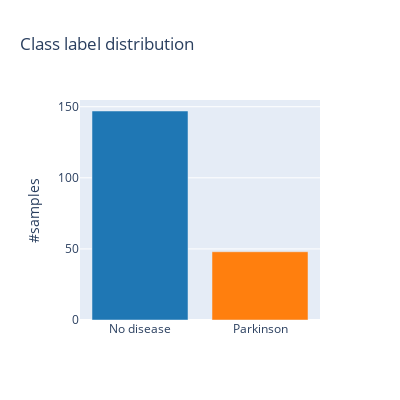

Here is the notebook cell this chart was saved with:
### Code cell
colors = plotly.colors.DEFAULT_PLOTLY_COLORS
label_dict = {0: "No disease", 1: "Parkinson"}

y = new_data["status"].value_counts()

data_chart = [go.Bar(x=[label_dict[x] for x in y.index], y=y.values, marker = dict(color = colors[:len(y.index)]))]
layout = go.Layout(
    title='Class label distribution',
    autosize=False,
    width=400,
    height=400,
    yaxis=dict(
        title='#samples',
    ),
)
fig = go.Figure(data=data_chart, layout=layout)
iplot(fig, filename='basic-bar3')

### Figure 1 — Plotly figure (JSON) as saved in the notebook; plotly's stock layout.template omitted (floating-point values rounded to 4 significant figures)
{"data": [{"marker": {"color": ["rgb(31, 119, 180)", "rgb(255, 127, 14)"]}, "type": "bar", "x": ["No disease", "Parkinson"], "y": [147, 48]}], "layout": {"autosize": false, "height": 400, "title": {"text": "Class label distribution"}, "width": 400, "yaxis": {"title": {"text": "#samples"}}}}
